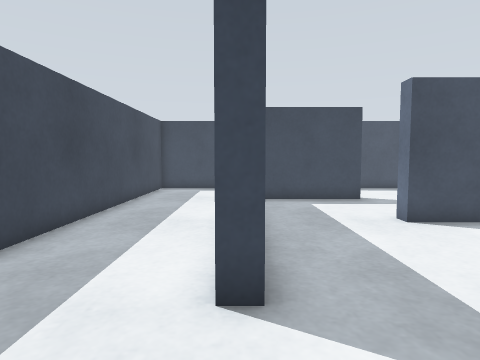
[1] (above)

22 first-person views from a walk through a world built for the Gazebo simulator. The camera is 0.36 m above the floor, tilts 4° down and sees 75° across. The floor is counted in squares, 0.2 m on a side. Each view is taken from the middle of a square. On the plan, view 1 faces up. The plan holds only what a view shows up to about 16 squares ahead; the rest is blank. The place goes on beyond the plan.

[2]
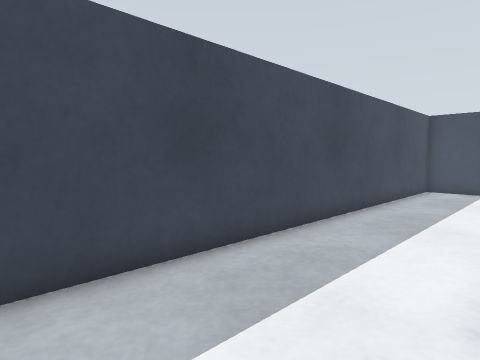

[3]
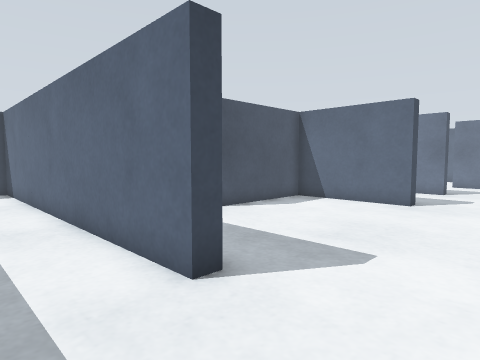

[4]
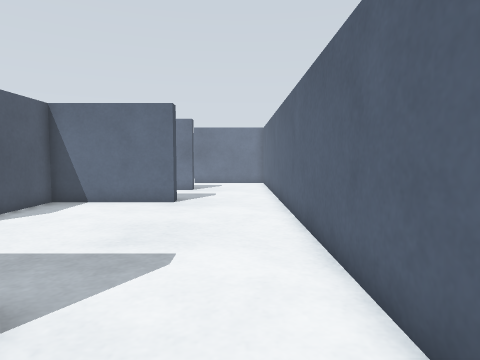

[5]
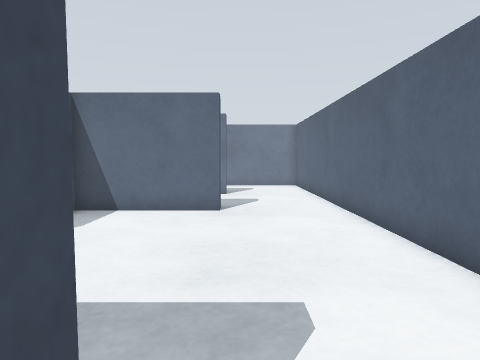

[6]
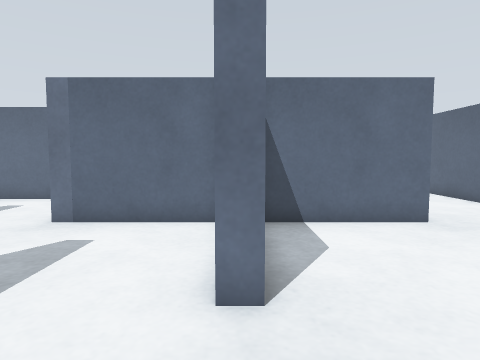

[7]
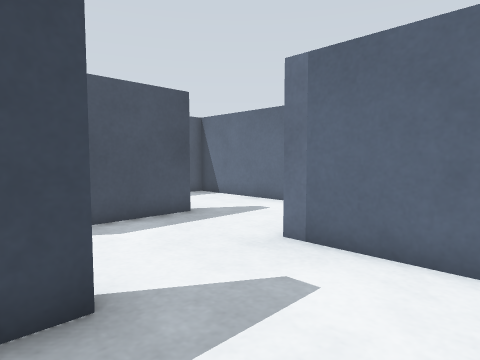

[8]
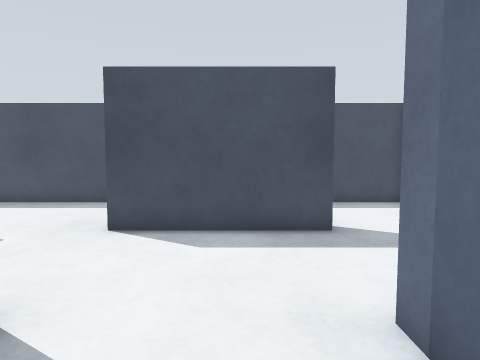

[9]
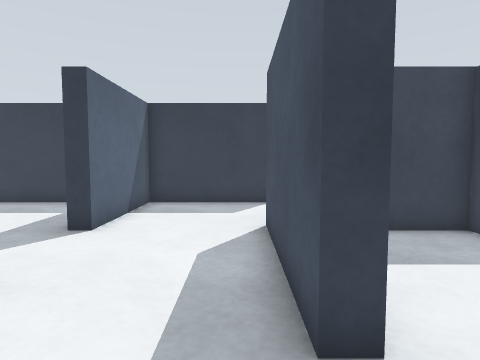

[10]
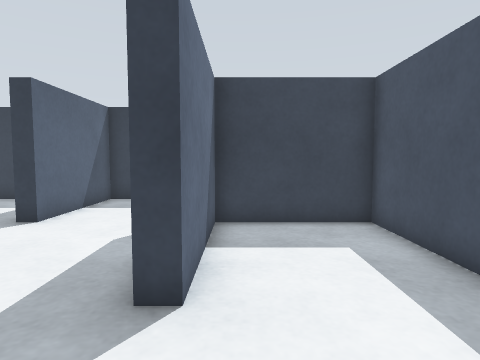

[11]
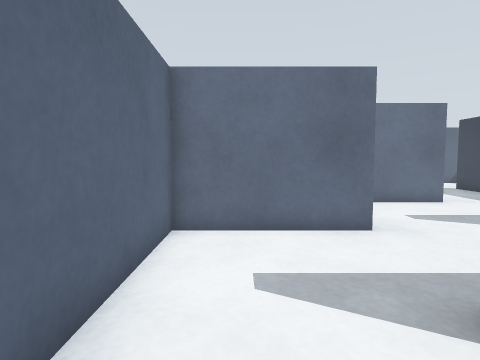

[12]
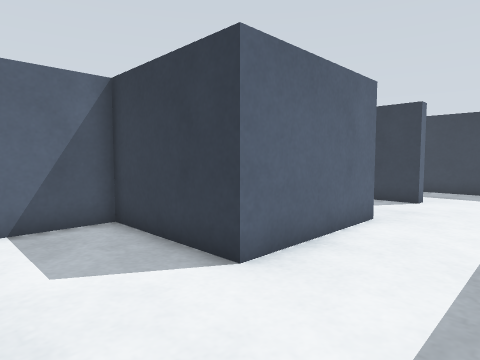

[13]
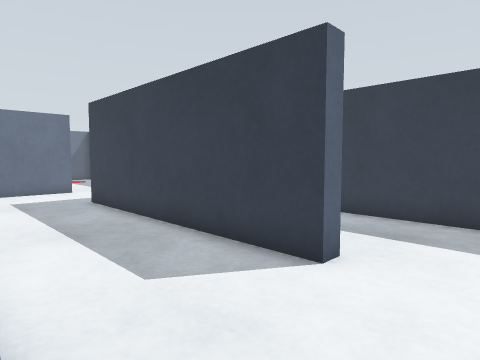

[14]
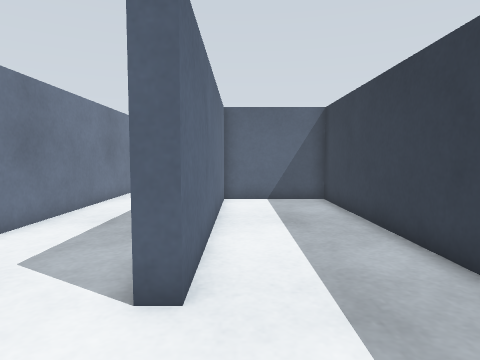

[15]
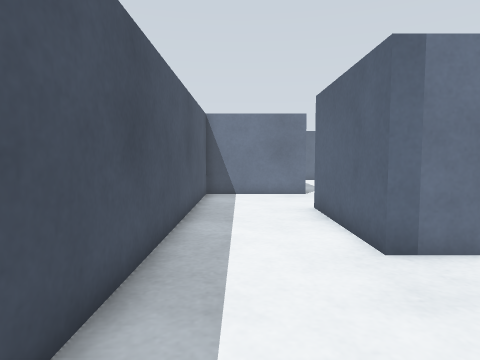

[16]
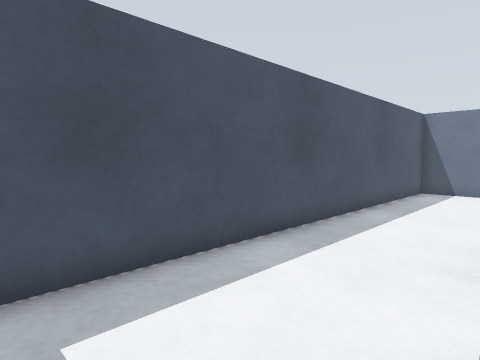

[17]
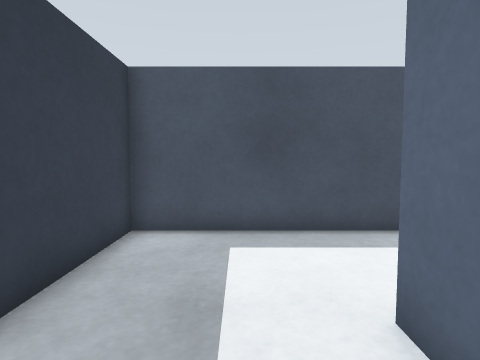

[18]
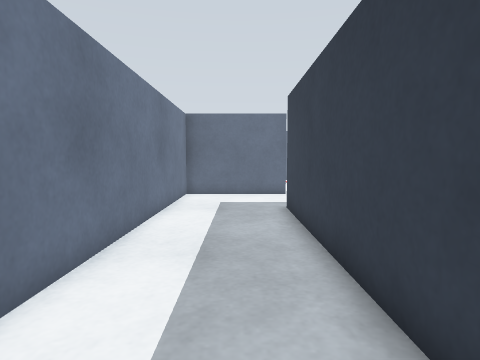

[19]
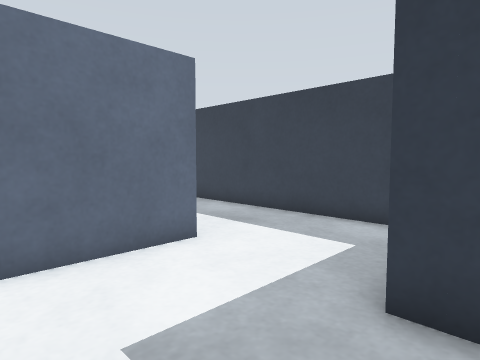

[20]
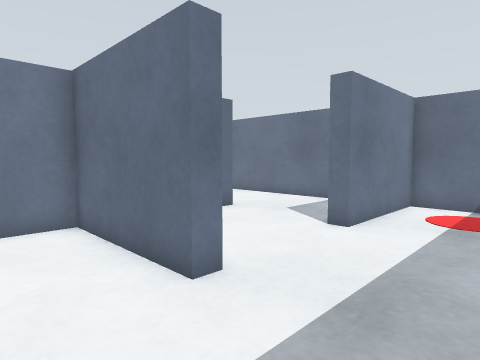

[21]
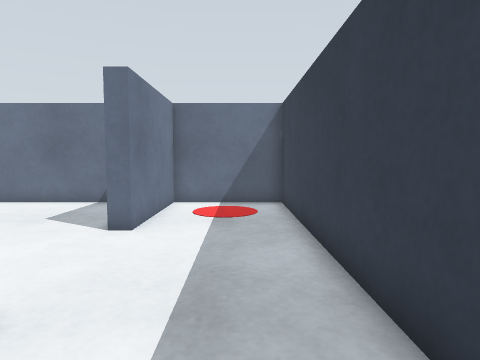

[22]
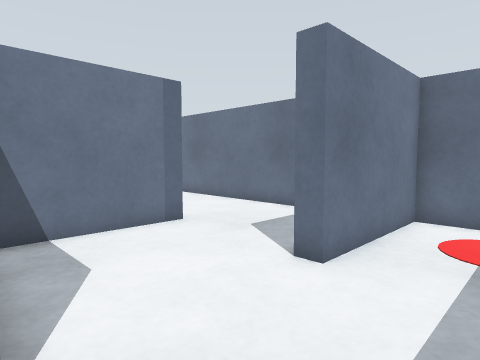

### Floor plan
Points are (right, up) in squares from view 1. A wall is a line through its corners. A room is listed if a view was taken in it or the views show most of it. See-through windows are left out.
Room 1 (views 1, 2, 3, 4, 5)
walls: (0.4, 3.7) (-0.3, 3.7) (-0.3, 18.8); (-4.7, 18.1) (-4.7, 0.5); (-2.4, 18.7) (-4.1, 18.7); (-0.9, -0.7) (0.6, -0.7)
ways out: opening at (0, 1.5) to room 2
Room 2 (view 6)
walls: (10.4, 3.7) (9.7, 3.7) (9.7, 8.7) (4.7, 8.7) (4.7, 9.3); (0.6, -0.7) (10.5, -0.7); (0.3, 9.6) (0.3, 8.1)
ways out: opening at (0, 1.5) to room 1; opening at (2.5, 9) to room 3; opening at (10, 1.5)
Room 3 (view 7)
walls: (0.3, 11) (0.3, 9.6); (5.3, 13.7) (1.1, 13.7)
ways out: opening at (2.5, 9) to room 2; opening at (5, 11.5) to room 4
Room 4 (view 8)
walls: (5.3, 14.3) (5.3, 13.7); (4.7, 9.3) (7.6, 9.3); (9.7, 9.6) (9.7, 14.3)
ways out: opening at (5, 11.5) to room 3; opening at (7.5, 14) to room 12
Room 5 (view 9)
walls: (10.3, 19.3) (10.3, 18.7); (9.7, 14.3) (14.7, 14.3) (14.7, 19.4)
ways out: opening at (12.5, 19) to room 6; opening at (10, 16.5) to room 12
Room 6 (views 10, 11)
walls: (9.4, 23.7) (5.3, 23.7) (5.3, 19.3) (10.3, 19.3); (14.6, 23.7) (11.8, 23.7); (14.7, 19.4) (14.7, 22.1)
ways out: opening at (12.5, 19) to room 5
Room 7 (views 12, 13, 18, 19)
walls: (-9.7, 19.3) (-9.7, 8.6); (4.7, 18.7) (4.7, 23.7) (-9.5, 23.7); (-10.3, 4.3) (-5.3, 4.3) (-5.3, 19.3) (0.3, 19.3)
ways out: opening at (-10, 21.5) to room 8; opening at (-10, 6.5) to room 9; opening at (2.5, 19) to room 13
Room 8 (views 14, 15, 16, 17)
walls: (-9.5, 23.7) (-14.7, 23.7) (-14.7, 9.3) (-10.2, 9.3); (-10.3, 9.8) (-10.3, 19.3) (-9.7, 19.3)
ways out: opening at (-10, 21.5) to room 7
Room 9 (views 20, 21)
walls: (-14.7, 7) (-14.7, 4.5)
ways out: opening at (-10, 6.5) to room 7; opening at (-12.5, 4) to room 10
Room 10 (view 22)
walls: (-10.3, 3.6) (-10.3, 4.3); (-14.7, 4.5) (-14.7, -5.7) (-10.3, -5.7) (-10.3, -0.7) (-9.6, -0.7)
ways out: opening at (-12.5, 4) to room 9; opening at (-10, 1.5) to room 11
Room 11 (no view inside)
walls: (-5.3, -1.4) (-5.3, 3.1)
ways out: opening at (-10, 1.5) to room 10; opening at (-7.5, -1)
Room 12 (no view inside)
walls: (10.3, 18.7) (4.7, 18.7)
ways out: opening at (7.5, 14) to room 4; opening at (10, 16.5) to room 5; opening at (5, 16.5) to room 13
Room 13 (no view inside)
walls: (0.3, 19.3) (0.3, 14.3) (5.3, 14.3)
ways out: opening at (2.5, 19) to room 7; opening at (5, 16.5) to room 12

Positions as (right, up) in squares from view 1, and headings:
1: (0, 0), facing up
2: (0, 0), facing up-left
3: (-3, 0), facing up-right
4: (-3, 1), facing right
5: (-1, 3), facing right
6: (1, 9), facing right
7: (4, 10), facing up-right
8: (8, 11), facing up
9: (13, 18), facing left
10: (14, 20), facing left
11: (13, 22), facing down
12: (4, 23), facing down-left
13: (-5, 22), facing down-left
14: (-11, 23), facing down
15: (-11, 22), facing right
16: (-13, 19), facing up-right
17: (-12, 16), facing up
18: (-8, 20), facing down
19: (-6, 10), facing down-left
20: (-14, 7), facing down-right
21: (-13, 7), facing down
22: (-13, 4), facing down-right
